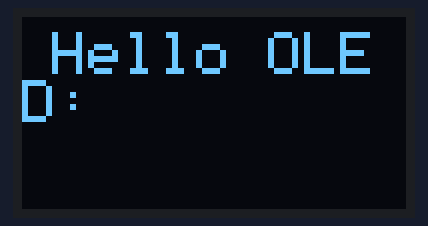
Recording of a sketch running on a simulated Arduino Uno, built with avr-gcc and run on an emulated ATmega328P. On the bench: 128×64 one-colour display.

Above: at 0.1 s.

The sketch:

oled-display.ino
```cpp
#include<Wire.h>   // Library for I2C communication
#include<Adafruit_SSD1306.h>    // Library for OLED display
#include<Adafruit_GFX.h>    // Graphics library for text and shapes

// Define OLED display width and heigh
#define SCREEN_WIDTH 128
#define SCREEN_HEIGHT 64

// Create OLED display object using I2C (no reset pin, so -1)
Adafruit_SSD1306 oled(128,64,&Wire,-1);

void setup(){

// Start serial communication for debugging
  Serial.begin(115200);

  // Initialize OLED display with I2C address 0x3C
  if(!oled.begin(SSD1306_SWITCHCAPVCC,0x3C))
  {
    Serial.print("Failed to connect");
    while(true);   // Stop execution if OLED is not detected
  }

  // Clear any previous data from display buffer
  oled.clearDisplay();
}

void loop(){

oled.clearDisplay();     // Clear display buffer

oled.setTextSize(2);     // Set text size (1–8)
oled.setTextColor(WHITE);  // Set text color

oled.setCursor(10,5);       // Set cursor position (x, y)

oled.print("Hello OLED: ");    // Print message to buffer

oled.display();            // Show buffer content on screen

delay(1000);               // Optional delay for stability

}
```
